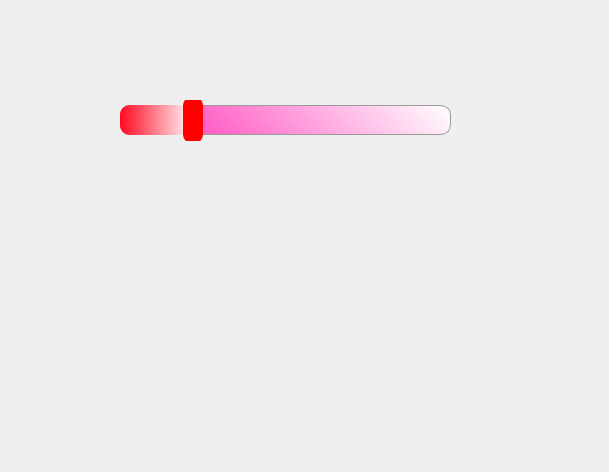
<?xml version="1.0" encoding="UTF-8"?>
<ui version="4.0">
 <class>QSlidertest</class>
 <widget class="QWidget" name="QSlidertest">
  <property name="geometry">
   <rect>
    <x>0</x>
    <y>0</y>
    <width>609</width>
    <height>472</height>
   </rect>
  </property>
  <property name="windowTitle">
   <string>QSlidertest</string>
  </property>
  <widget class="QSlider" name="horizontalSlider">
   <property name="geometry">
    <rect>
     <x>120</x>
     <y>100</y>
     <width>331</width>
     <height>41</height>
    </rect>
   </property>
   <property name="styleSheet">
    <string notr="true">QSlider::groove{
	border: 1px solid #999999;
	height: 28px;
	border-radius: 10px;
	background-color: qlineargradient(spread:pad, x1:0, y1:0.085, x2:1, y2:0, stop:0 rgba(255, 58, 184, 255), stop:1 rgba(255, 255, 255, 255));
}
QSlider::handle{
	background-color: rgb(255, 0, 0);
	
	width :20px;
	border-radius:10px;
	margin:-10px 0;
}
QSlider::sub-page{
	border-radius:10px;
	
	background-color: qlineargradient(spread:pad, x1:0, y1:0, x2:1, y2:0, stop:0 rgba(255, 9, 34, 255), stop:1 rgba(255, 255, 255, 255));
}</string>
   </property>
   <property name="value">
    <number>20</number>
   </property>
   <property name="orientation">
    <enum>Qt::Horizontal</enum>
   </property>
  </widget>
 </widget>
 <layoutdefault spacing="6" margin="11"/>
 <resources/>
 <connections/>
</ui>
